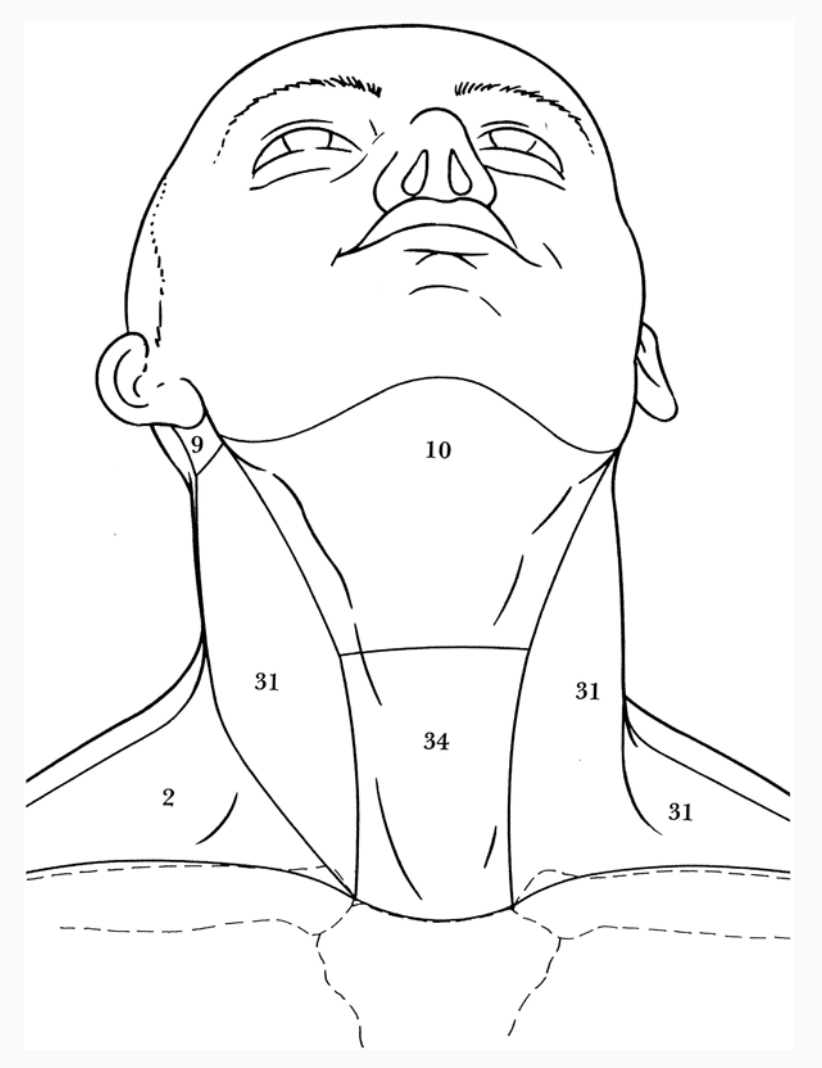
#> input picture 花精身體反應區/地圖縱覽/正面/前頸.png, 822 x 1068 px; its folder holds only this picture in this run
$ python generate_anatomical_body_parts.py
#> lines starting #> are read from the running program, lines starting #| are printed output that depends on the picture
from collections import deque
from pathlib import Path
from PIL import Image, ImageDraw, ImageFilter

ROOT = Path(__file__).resolve().parents[1]
SOURCE_ROOT = ROOT / "花精身體反應區" / "地圖縱覽"
OUT_ROOT = ROOT / "花精身體反應區" / "各部位"
INK = (24, 24, 22, 255)
GENERATED_ROOT = Path("/Users/liangxin/.codex/generated_images/019f608d-900a-7bf3-9bd7-64eca8f06ffa")
AI_LINE_ASSETS = {
    "正臉": GENERATED_ROOT / "call_hzN0exTwIwkxdXvfQweAMlT4.png",
    "頭頂": GENERATED_ROOT / "call_hYav6ZxJke8rDVLC2zGwenJi.png",
    "頭部": GENERATED_ROOT / "call_hozRt9kUc2SO81d03qQBBPV5.png",
    "前頸": GENERATED_ROOT / "call_hozRt9kUc2SO81d03qQBBPV5.png",
    "後腦": GENERATED_ROOT / "call_utFG3GAcMozcI05x7Uo3x5oa.png",
    "頭部和右側胸肩": GENERATED_ROOT / "call_b8CZpx8420xPKOgDWDdku7vw.png",
    "頭部和左側胸肩": GENERATED_ROOT / "call_b8CZpx8420xPKOgDWDdku7vw.png",
    "軀幹（正面）": GENERATED_ROOT / "call_2tvewFAZdJAvY5CGLsCwtI9J.png",
    "右半側": GENERATED_ROOT / "call_1yfvJnR8mc2N7OZj68wZyIsF.png",
    "左半側": GENERATED_ROOT / "call_1yfvJnR8mc2N7OZj68wZyIsF.png",
    "軀幹（背面）": GENERATED_ROOT / "call_2bkw0kVfHQ7MelTO1bJc81yw.png",
    "軀幹（右側）": GENERATED_ROOT / "call_1yfvJnR8mc2N7OZj68wZyIsF.png",
    "軀幹（左側）": GENERATED_ROOT / "call_1yfvJnR8mc2N7OZj68wZyIsF.png",
    "右手臂（前方）": GENERATED_ROOT / "call_K4t6sPn7SINbsEdr2XFplAm2.png",
    "左手臂（前方）": GENERATED_ROOT / "call_K4t6sPn7SINbsEdr2XFplAm2.png",
    "右手臂（後方）": GENERATED_ROOT / "call_K4t6sPn7SINbsEdr2XFplAm2.png",
    "左手臂（後方）": GENERATED_ROOT / "call_K4t6sPn7SINbsEdr2XFplAm2.png",
    "右手心": GENERATED_ROOT / "call_xkA9qY3ENwDvOq1EwwDLrVW0.png",
    "左手心": GENERATED_ROOT / "call_xkA9qY3ENwDvOq1EwwDLrVW0.png",
    "右手背": GENERATED_ROOT / "call_RybyrOvzW34xAcbTWq1Ipzfs.png",
    "左手背": GENERATED_ROOT / "call_RybyrOvzW34xAcbTWq1Ipzfs.png",
    "腿部（正面）": GENERATED_ROOT / "call_zBNNyiuHJTDrSA9xA3YGHZS5.png",
    "腿部（背面）": GENERATED_ROOT / "call_zBNNyiuHJTDrSA9xA3YGHZS5.png",
    "右腿（內、外側）": GENERATED_ROOT / "call_K7VgDrZrwDGiudezet4uhqFa.png",
    "左腿（內、外側）": GENERATED_ROOT / "call_K7VgDrZrwDGiudezet4uhqFa.png",
    "右腳掌": GENERATED_ROOT / "call_1Dyy2kA5rjGakEdBmiDvKhlw.png",
    "左腳掌": GENERATED_ROOT / "call_1Dyy2kA5rjGakEdBmiDvKhlw.png",
}
AI_RENDER_OPTIONS = {
    "正臉": {"scale": 0.90},
    "頭頂": {"scale": 0.94, "crop_rect": (0.0, 0.0, 1.0, 0.83)},
    "頭部": {"scale": 0.94},
    "前頸": {"scale": 0.94},
    "後腦": {"scale": 0.96},
    "頭部和右側胸肩": {"scale": 0.98, "mirror": True, "crop_rect": (0.0, 0.0, 1.0, 0.62)},
    "頭部和左側胸肩": {"scale": 0.98, "crop_rect": (0.0, 0.0, 1.0, 0.62)},
    "右半側": {"scale": 0.98},
    "左半側": {"scale": 0.98, "mirror": True},
    "軀幹（右側）": {"scale": 0.98},
    "軀幹（左側）": {"scale": 0.98, "mirror": True},
    "左手臂（前方）": {"mirror": True},
    "左手臂（後方）": {"mirror": True},
    "左手心": {"mirror": True},
    "左手背": {"mirror": True},
    "左腿（內、外側）": {"mirror": True},
    "左腳掌": {"mirror": True},
}
GENITAL_REFERENCE = ROOT / "花精身體反應區" / "10 酸蘋果" / "男、女性生殖器.png"

MANUAL_NAMES = {
    "正臉",
    "頭頂",
    "頭部",
    "前頸",
    "後腦",
    "頭部和右側胸肩",
    "頭部和左側胸肩",
    "右半側",
    "左半側",
    "腿部（正面）",
    "腿部（背面）",
    "右腿（內、外側）",
    "左腿（內、外側）",
    "軀幹（正面）",
    "軀幹（背面）",
    "軀幹（右側）",
    "軀幹（左側）",
    "右手心",
    "左手心",
    "右手背",
    "左手背",
    "右手臂（前方）",
    "左手臂（前方）",
    "右手臂（後方）",
    "左手臂（後方）",
    "右腳掌",
    "左腳掌",
    "女生殖器",
    "生殖器（男）",
    "男下生殖器",
}


def source_path(group, name):
    return SOURCE_ROOT / group / f"{name}.png"


def canvas_from_source(group, name):
    if name == "頭頂":
        return (520, 520)
    with Image.open(source_path(group, name)) as im:
        return im.size


def make_image(size):
    return Image.new("RGBA", size, (255, 255, 255, 0))


def sw(size):
    return max(3, round(min(size) * 0.0065))


def line(draw, pts, width):
    draw.line(pts, fill=INK, width=width, joint="curve")


def ellipse(draw, box, width):
    draw.ellipse(box, outline=INK, width=width)


def arc(draw, box, start, end, width):
    draw.arc(box, start, end, fill=INK, width=width)


def draw_curve(draw, points, width, steps=56):
    out = []
    for i in range(0, len(points) - 3, 3):
        p0, p1, p2, p3 = points[i : i + 4]
        for t_i in range(steps + 1):
            t = t_i / steps
            x = ((1 - t) ** 3 * p0[0] + 3 * (1 - t) ** 2 * t * p1[0] + 3 * (1 - t) * t**2 * p2[0] + t**3 * p3[0])
            y = ((1 - t) ** 3 * p0[1] + 3 * (1 - t) ** 2 * t * p1[1] + 3 * (1 - t) * t**2 * p2[1] + t**3 * p3[1])
            out.append((x, y))
    if len(out) > 1:
        line(draw, out, width)


# [193 lines left out: functions trim_alpha, generated_line_art, threshold_line_art, reference_genital_line_art, source_exterior_outline, not called in this run]


def draw_front_head(draw, w, h, neck=False):
    lw = sw((w, h))
    cx = w * 0.5
    top = h * 0.045
    jaw = h * (0.70 if neck else 0.83)
    cheek = h * (0.47 if neck else 0.54)
    draw_curve(draw, [(cx, top), (w * 0.23, h * 0.03), (w * 0.18, h * 0.34), (w * 0.27, cheek), (w * 0.30, h * 0.64), (w * 0.39, jaw), (cx, jaw)], lw)
    draw_curve(draw, [(cx, top), (w * 0.77, h * 0.03), (w * 0.82, h * 0.34), (w * 0.73, cheek), (w * 0.70, h * 0.64), (w * 0.61, jaw), (cx, jaw)], lw)
    ellipse(draw, (w * 0.14, h * 0.32, w * 0.27, h * 0.52), lw)
    ellipse(draw, (w * 0.73, h * 0.32, w * 0.86, h * 0.52), lw)
    arc(draw, (w * 0.36, h * 0.34, w * 0.46, h * 0.40), 195, 345, max(2, lw - 1))
    arc(draw, (w * 0.54, h * 0.34, w * 0.64, h * 0.40), 195, 345, max(2, lw - 1))
    line(draw, [(cx, h * 0.40), (w * 0.49, h * 0.50), (w * 0.45, h * 0.56), (w * 0.54, h * 0.56)], max(2, lw - 1))
    arc(draw, (w * 0.38, h * 0.61, w * 0.62, h * 0.73), 20, 160, max(2, lw - 1))
    if neck:
        line(draw, [(w * 0.39, jaw * 0.99), (w * 0.39, h * 0.82), (w * 0.24, h * 0.96)], lw)
        line(draw, [(w * 0.61, jaw * 0.99), (w * 0.61, h * 0.82), (w * 0.76, h * 0.96)], lw)


# [14 lines left out: function draw_back_head, not called in this run]


def draw_top_head(draw, w, h):
    lw = sw((w, h))
    detail_lw = max(2, lw - 1)
    # Anatomical top view: a subtly asymmetrical cranium, ears, and nape.
    draw_curve(draw, [
        (w * 0.50, h * 0.055),
        (w * 0.34, h * 0.045), (w * 0.22, h * 0.16), (w * 0.17, h * 0.34),
        (w * 0.12, h * 0.52), (w * 0.18, h * 0.73), (w * 0.31, h * 0.83),
        (w * 0.39, h * 0.89), (w * 0.45, h * 0.90), (w * 0.50, h * 0.895),
    ], lw)
    draw_curve(draw, [
        (w * 0.50, h * 0.055),
        (w * 0.66, h * 0.045), (w * 0.78, h * 0.16), (w * 0.83, h * 0.34),
        (w * 0.88, h * 0.52), (w * 0.82, h * 0.73), (w * 0.69, h * 0.83),
        (w * 0.61, h * 0.89), (w * 0.55, h * 0.90), (w * 0.50, h * 0.895),
    ], lw)
    # Ears with inner contours, kept sparse so dots remain the only region marks.
    draw_curve(draw, [(w * 0.165, h * 0.39), (w * 0.065, h * 0.36), (w * 0.045, h * 0.57), (w * 0.17, h * 0.61)], lw)
    draw_curve(draw, [(w * 0.835, h * 0.39), (w * 0.935, h * 0.36), (w * 0.955, h * 0.57), (w * 0.83, h * 0.61)], lw)
    draw_curve(draw, [(w * 0.13, h * 0.43), (w * 0.095, h * 0.48), (w * 0.10, h * 0.55), (w * 0.145, h * 0.57)], detail_lw)
    draw_curve(draw, [(w * 0.87, h * 0.43), (w * 0.905, h * 0.48), (w * 0.90, h * 0.55), (w * 0.855, h * 0.57)], detail_lw)
    draw_curve(draw, [(w * 0.145, h * 0.47), (w * 0.122, h * 0.50), (w * 0.13, h * 0.535), (w * 0.155, h * 0.54)], detail_lw)
    draw_curve(draw, [(w * 0.855, h * 0.47), (w * 0.878, h * 0.50), (w * 0.87, h * 0.535), (w * 0.845, h * 0.54)], detail_lw)
    # Neck and shoulder hint below the occipital area.
    draw_curve(draw, [(w * 0.30, h * 0.84), (w * 0.36, h * 0.91), (w * 0.44, h * 0.91), (w * 0.47, h * 0.965)], lw)
    draw_curve(draw, [(w * 0.70, h * 0.84), (w * 0.64, h * 0.91), (w * 0.56, h * 0.91), (w * 0.53, h * 0.965)], lw)
    draw_curve(draw, [(w * 0.23, h * 0.88), (w * 0.32, h * 0.94), (w * 0.41, h * 0.965), (w * 0.47, h * 0.985)], detail_lw)
    draw_curve(draw, [(w * 0.77, h * 0.88), (w * 0.68, h * 0.94), (w * 0.59, h * 0.965), (w * 0.53, h * 0.985)], detail_lw)


# [85 lines left out: functions draw_female_genital, draw_male_genital, draw_front_torso, draw_back_torso, draw_front_legs, draw_single_leg, not called in this run]


def mirrored_x(w, side):
    mirror = -1 if side == "left" else 1
    cx = w * 0.5

    def x(value):
        return cx + mirror * (value - cx)

    return x


def ordered_box(x1, y1, x2, y2):
    return (min(x1, x2), y1, max(x1, x2), y2)


# [24 lines left out: function draw_hand_palm, not called in this run]


def draw_arm(draw, w, h, side="right", back=False):
    lw = max(3, sw((w, h)))
    x = mirrored_x(w, side)
    # Outer arm contour with a relaxed hand, drawn as a clean anatomical study.
    draw_curve(draw, [(x(w * 0.43), h * 0.04), (x(w * 0.55), h * 0.06), (x(w * 0.63), h * 0.18), (x(w * 0.62), h * 0.34), (x(w * 0.60), h * 0.50), (x(w * 0.66), h * 0.66), (x(w * 0.70), h * 0.78)], lw)
    draw_curve(draw, [(x(w * 0.56), h * 0.07), (x(w * 0.48), h * 0.19), (x(w * 0.45), h * 0.36), (x(w * 0.47), h * 0.53), (x(w * 0.43), h * 0.68), (x(w * 0.36), h * 0.82), (x(w * 0.34), h * 0.91)], lw)
    draw_curve(draw, [(x(w * 0.70), h * 0.78), (x(w * 0.76), h * 0.82), (x(w * 0.75), h * 0.89), (x(w * 0.67), h * 0.92)], lw)
    draw_curve(draw, [(x(w * 0.67), h * 0.92), (x(w * 0.58), h * 0.96), (x(w * 0.44), h * 0.96), (x(w * 0.34), h * 0.91)], lw)
    for i, fx in enumerate((0.62, 0.56, 0.50, 0.44)):
        line(draw, [(x(w * fx), h * (0.85 + i * 0.016)), (x(w * (fx - 0.025)), h * 0.94)], max(2, lw - 1))
    draw_curve(draw, [(x(w * 0.48), h * 0.43), (x(w * 0.55), h * 0.49), (x(w * 0.59), h * 0.58), (x(w * 0.60), h * 0.67)], max(2, lw - 1))
    if back:
        draw_curve(draw, [(x(w * 0.52), h * 0.17), (x(w * 0.56), h * 0.30), (x(w * 0.54), h * 0.44), (x(w * 0.49), h * 0.55)], max(2, lw - 1))
        draw_curve(draw, [(x(w * 0.55), h * 0.62), (x(w * 0.50), h * 0.72), (x(w * 0.46), h * 0.82), (x(w * 0.45), h * 0.91)], max(2, lw - 1))


# [13 lines left out: function draw_foot, not called in this run]


def manual_render(group, name):
    w, h = canvas_from_source(group, name)
    if name in {"女生殖器", "生殖器（男）", "男下生殖器"} and GENITAL_REFERENCE.exists():
        return reference_genital_line_art(name, (w, h))
    ai_asset = AI_LINE_ASSETS.get(name)
    if ai_asset and ai_asset.exists():
        options = {"scale": 0.96}
        options.update(AI_RENDER_OPTIONS.get(name, {}))
        return generated_line_art(ai_asset, (w, h), **options)
    if name == "頭頂":
        scale = 3
        hi = make_image((w * scale, h * scale))
        draw_top_head(ImageDraw.Draw(hi), w * scale, h * scale)
        return hi.resize((w, h), Image.Resampling.LANCZOS)
    im = make_image((w, h))
    draw = ImageDraw.Draw(im)
    if name == "正臉":
        draw_front_head(draw, w, h, neck=False)
    elif name in {"頭部", "前頸"}:
        draw_front_head(draw, w, h, neck=True)
    elif name in {"後腦", "頭部和右側胸肩", "頭部和左側胸肩"}:
        draw_back_head(draw, w, h, shoulders=True)
    elif name == "軀幹（正面）":
        draw_front_torso(draw, w, h)
    elif name == "右半側":
        draw_front_torso(draw, w, h, side="right")
    elif name == "左半側":
        draw_front_torso(draw, w, h, side="left")
    elif name == "軀幹（背面）":
        draw_back_torso(draw, w, h)
    elif name == "軀幹（右側）":
        draw_back_torso(draw, w, h, side="right")
    elif name == "軀幹（左側）":
        draw_back_torso(draw, w, h, side="left")
    elif name == "腿部（正面）":
        draw_front_legs(draw, w, h, back=False)
    elif name == "腿部（背面）":
        draw_front_legs(draw, w, h, back=True)
    elif name == "右腿（內、外側）":
        draw_single_leg(draw, w, h, side="right")
    elif name == "左腿（內、外側）":
        draw_single_leg(draw, w, h, side="left")
    elif name == "右手心":
        draw_hand_palm(draw, w, h, side="right", back=False)
    elif name == "左手心":
        draw_hand_palm(draw, w, h, side="left", back=False)
    elif name == "右手背":
        draw_hand_palm(draw, w, h, side="right", back=True)
    elif name == "左手背":
        draw_hand_palm(draw, w, h, side="left", back=True)
    elif name == "右手臂（前方）":
        draw_arm(draw, w, h, side="right", back=False)
    elif name == "左手臂（前方）":
        draw_arm(draw, w, h, side="left", back=False)
    elif name == "右手臂（後方）":
        draw_arm(draw, w, h, side="right", back=True)
    elif name == "左手臂（後方）":
        draw_arm(draw, w, h, side="left", back=True)
    elif name == "右腳掌":
        draw_foot(draw, w, h, side="right")
    elif name == "左腳掌":
        draw_foot(draw, w, h, side="left")
    elif name == "女生殖器":
        draw_female_genital(draw, w, h)
    elif name in {"生殖器（男）", "男下生殖器"}:
        draw_male_genital(draw, w, h)
    else:
        raise ValueError(name)
    return im


def render(group, name):
    if name in MANUAL_NAMES:
        im = manual_render(group, name)
    else:
        im = source_exterior_outline(group, name)
    out = OUT_ROOT / group / f"{name}.png"
    out.parent.mkdir(parents=True, exist_ok=True)
    im.save(out)
    return out


def main():
    outputs = []
    for src in sorted(SOURCE_ROOT.glob("*/*.png")):
        outputs.append(render(src.parent.name, src.stem))
#> in canvas_from_source, im is the input picture: PIL image 822x1068 RGBA; mean R, G, B, A 246.3, 246.3, 246.3, 255
#> in render, `im = manual_render(group, name)`:
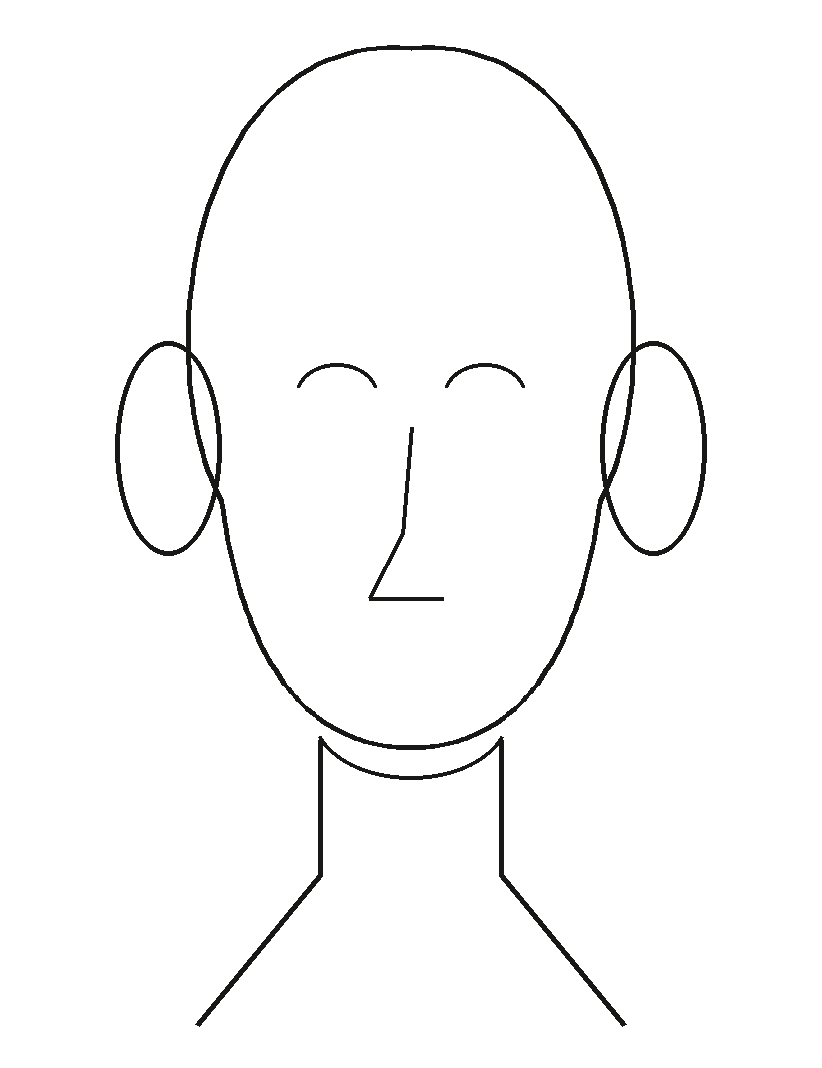
#> im: PIL image 822x1068 RGBA; mean R, G, B, A 249.8, 249.8, 249.8, 5.7; transparent parts drawn white
#> pass 2 of the loop in main, `for src in sorted(SOURCE_ROOT.glob("*/*.png")):`:
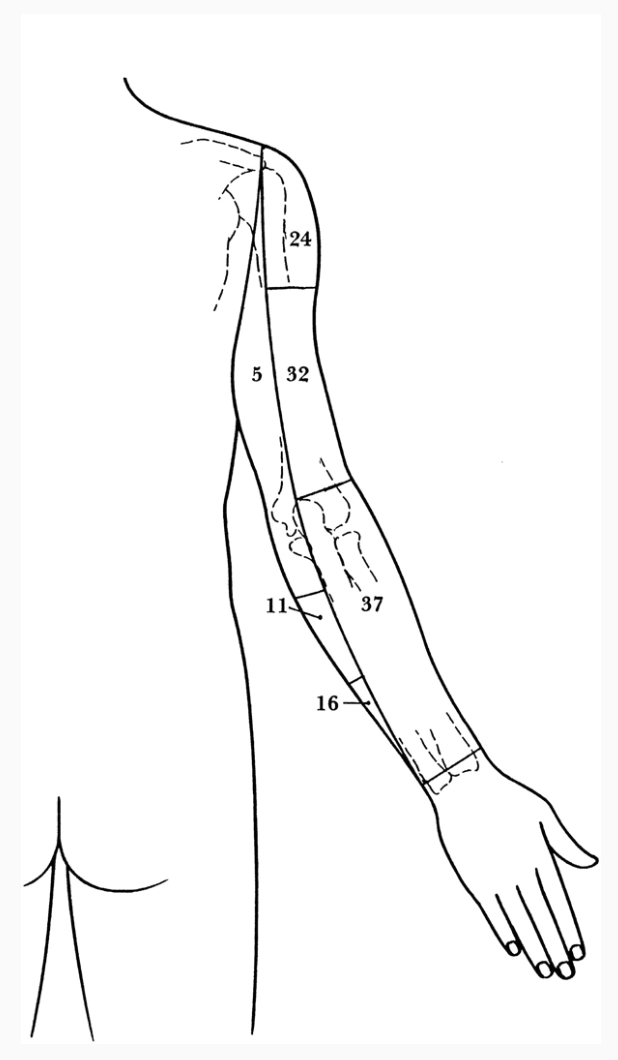
#> input picture 花精身體反應區/地圖縱覽/背面/右手臂（後方）.png, 618 x 1060 px
#> in canvas_from_source, im is the input picture: PIL image 618x1060 RGBA; mean R, G, B, A 248.3, 248.3, 248.3, 255
#> in render (call 2), `im = manual_render(group, name)`:
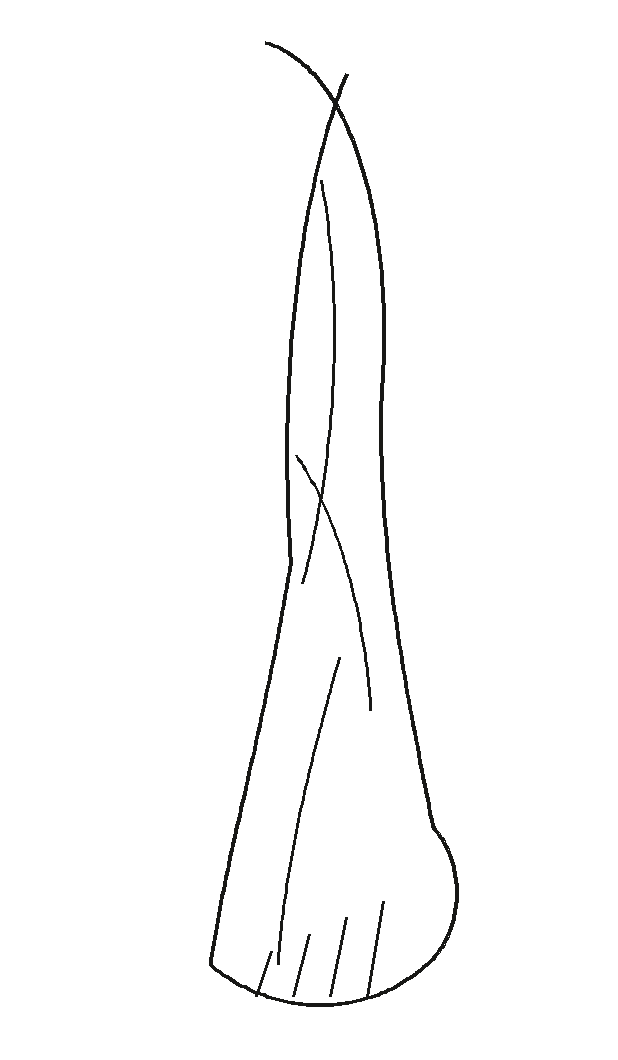
#> im: PIL image 618x1060 RGBA; mean R, G, B, A 250.8, 250.8, 250.7, 4.7; transparent parts drawn white
    outputs.append(render("正面", "頭頂"))
#> call 3 of manual_render, with group = '正面', name = '頭頂'
#> in manual_render (call 3), `draw_top_head(ImageDraw.Draw(hi), w * scale, h * scale)`:
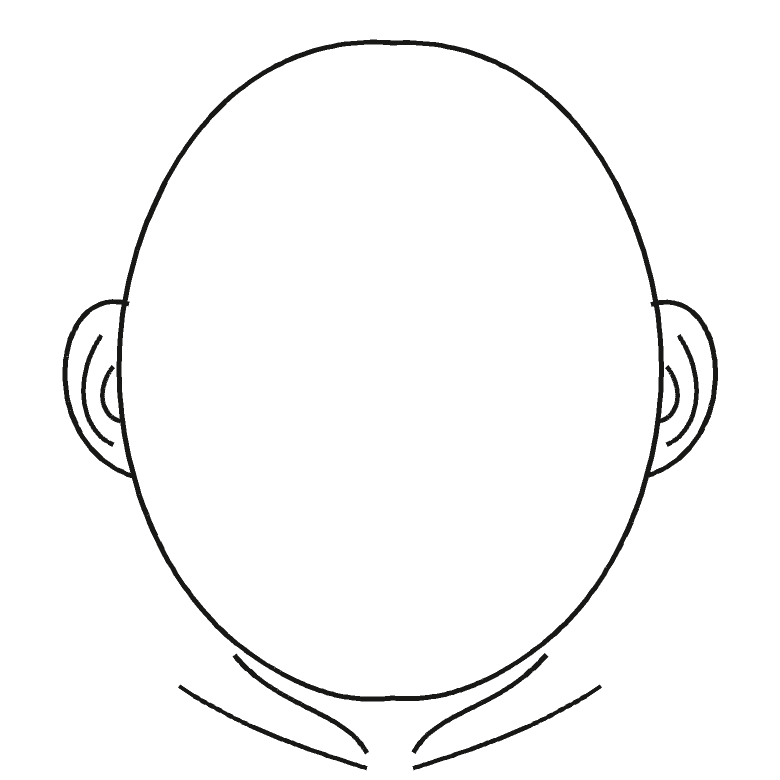
#> hi: PIL image 1560x1560 RGBA (shown at 1/2 size); mean R, G, B, A 248.6, 248.6, 248.6, 7; transparent parts drawn white
#> in manual_render (call 3), `return hi.resize((w, h), Image.Resampling.LANCZOS)`:
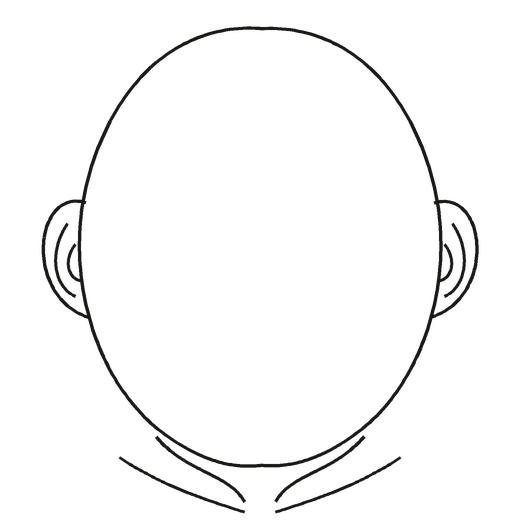
#> returned value: PIL image 520x520 RGBA; mean R, G, B, A 0.9, 0.9, 0.8, 7.1; transparent parts drawn white
    print(f"generated {len(outputs)} files")
    for path in outputs:
        print(path.relative_to(ROOT))


if __name__ == "__main__":
    main()
